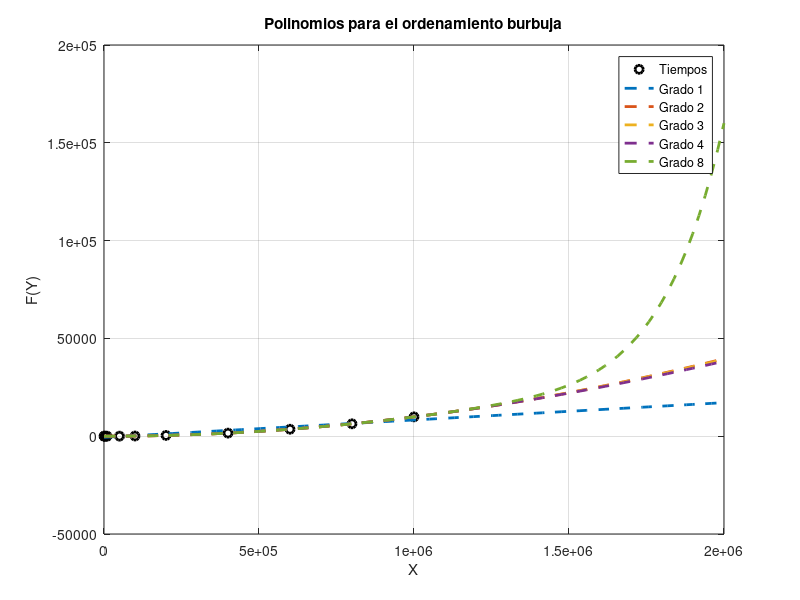

MATLAB code to generate this figure:
%%VALORES DE X
x = [100 1000 5000 10000 50000 100000 200000 400000 600000 800000 1000000];

%%VALORES DE Y = F(x)
real = [0.0000939369 0.0084688663 0.2341020107 0.8947482109 24.2576978207];
real(end+1) = 97.6079449654;
real(end+1) = 391.7894010544;
real(end+1) = 1577.0236639977;
real(end+1) = 3560.8748540878;
real(end+1) = 6336.6857509613;
real(end+1) = 9893.6090807915;

%%OBTENER UN POLINOMIO QUE SE AJUSTE A LOS PUNTOS X Y Y
n1=1;
p1=polyfit(x, real, n1);

n2=2;
p2=polyfit(x, real, n2);

n3=3;
p3=polyfit(x, real, n3);

n4=4;
p4=polyfit(x, real, n4);

n8=8;
p8=polyfit(x, real, n8);

%%SE CREA UN ESPACIO PARA REALIZAR UNA GRAFICA EN 
%%DONDE SE COMPARA LA CURVA AJUSTADA CONTRA LOS 
%%VALORES EXPERIMENTALES
xi=linspace(100, 2000000, 100);
z1=polyval(p1, xi);
z2=polyval(p2, xi);
z3=polyval(p3, xi);
z4=polyval(p4, xi);
z8=polyval(p8, xi);

%%SE REALIZA LA FIGURA CORRESPONDIENTE
figure(1);
grid;
plot(x, real, 'ko', 'LineWidth', 2);
hold on
plot(xi, z1, '--', 'LineWidth', 2);
plot(xi, z2, '--', 'LineWidth', 2);
plot(xi, z3, '--', 'LineWidth', 2);
plot(xi, z4, '--', 'LineWidth', 2);
plot(xi, z8, '--', 'LineWidth', 2);
hold off
grid;
ylabel('F(Y)');
xlabel('X');
legend('Tiempos', 'Grado 1', 'Grado 2', 'Grado 3', 'Grado 4', 'Grado 8');
title('Polinomios para el ordenamiento burbuja');